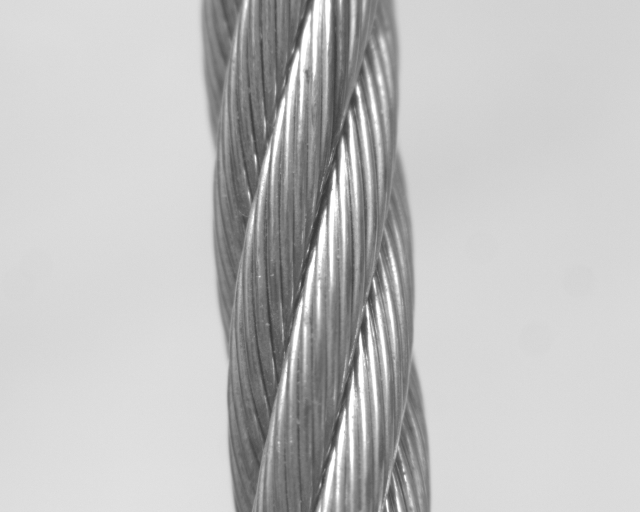
//> input picture lay/img1 (8).bmp, 1280 x 1024 px (shown at 1/2 size)
$ ./main   (built with g++ and OpenCV 4)
//> lines starting //> are read from the running program, lines starting //| are printed output that depends on the picture; after the words box and inside, x2 and y2 are one past the last pixel; in counts of white or black regions, pixels touching at a corner belong together
#include <iostream>
#include <numeric>
#include <string>
#include <chrono>
#include <opencv2/core.hpp>
#include <opencv2/opencv.hpp>
#include <math.h>
#include <opencv2/highgui/highgui.hpp>

#define PI 3.1415926
//弧度转角度
#define r2a(x) ((x)*180/PI)
//角度转弧度
#define a2r(x) ((x)*PI/180)

using namespace cv;
using namespace std;

double getSeconds(chrono::time_point<chrono::system_clock> &start,
                  chrono::time_point<chrono::system_clock> &end) {
  auto duration = chrono::duration_cast<chrono::microseconds>(end - start);
  return double(duration.count()) / 1000000;
}

struct points {
  int left = 0;
  int right = 0;
};

bool polynomial_curve_fit(std::vector<cv::Point>& key_point, int n, cv::Mat& A)
{
  //Number of key points
  int N = key_point.size();
  //构造矩阵X
  cv::Mat X = cv::Mat::zeros(n + 1, n + 1, CV_64FC1);
  for (int i = 0; i < n + 1; i++)
  {
    for (int j = 0; j < n + 1; j++)
    {
      for (int k = 0; k < N; k++)
      {
        X.at<double>(i, j) = X.at<double>(i, j) +
            std::pow(key_point[k].x, i + j);
      }
    }
  }
  //构造矩阵Y
  cv::Mat Y = cv::Mat::zeros(n + 1, 1, CV_64FC1);
  for (int i = 0; i < n + 1; i++)
  {
    for (int k = 0; k < N; k++)
    {
      Y.at<double>(i, 0) = Y.at<double>(i, 0) +
          std::pow(key_point[k].x, i) * key_point[k].y;
    }
  }
  A = cv::Mat::zeros(n + 1, 1, CV_64FC1);
  //求解矩阵A
  cv::solve(X, Y, A, cv::DECOMP_LU);
  return true;
}

vector<int> findPeaks(vector<double> num,int count)
{
  vector<int> sign;
//  mypoints sign2;
  for(int i = 1;i<count;i++)
  {
    /*相邻值做差：
     *小于0，赋-1
     *大于0，赋1
     *等于0，赋0
     */
    double diff = num[i] - num[i-1];
    if(diff>0)
    {
      sign.push_back(1);
    }
    else if(diff<0)
    {
      sign.push_back(-1);
    }
    else
    {
      sign.push_back(0);
    }
  }
  //再对sign相邻位做差
  //保存极大值和极小值的位置
  vector<int> indMax;
  vector<int> indMin;

  for(int j = 1;j<sign.size();j++)
  {
    int diff = sign[j]-sign[j-1];
    if(diff<0)
    {
      indMax.push_back(j);
    }
    else if(diff>0)
    {
      indMin.push_back(j);
    }
  }
// [11 lines of commented-out code are left out]
  return indMax;
}

//int main()
//
//{
//
//  int a[] = {1,2,10,2,4,1,8,10,23,0};
//
//  findPeaks(a,10);
//
//  return 0;
//
//}


int main() {
    std::cout << "start" << std::endl;
    auto start = chrono::system_clock::now(); // 开始时间
    vector<vector<Point>> contours;
    vector<Vec4i> hierarchy;
    vector<vector<Point>> best_contours;
    vector<int> center_y(2);
    struct points pt;
    float rotated;
     std::string image_path = "E:/cvproject2/cv_start/lay/img1 (8).bmp";
//    std::string image_path = "E:/cvproject2/cv_start/09.png";
    //convexHull();
    Point org(10, 90);
    Mat img = imread(image_path,0);
//> img is the input picture: 1024 rows x 1280 cols, CV_8UC1; min 51, max 255, mean 192.2
    transpose(img,img);
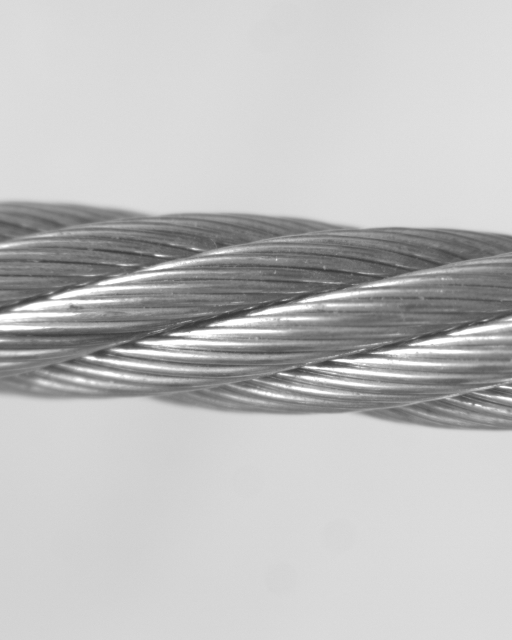
//> img: 1280 rows x 1024 cols, CV_8UC1 (shown at 1/2 size); min 51, max 255, mean 192.2
    flip(img,img, -1);
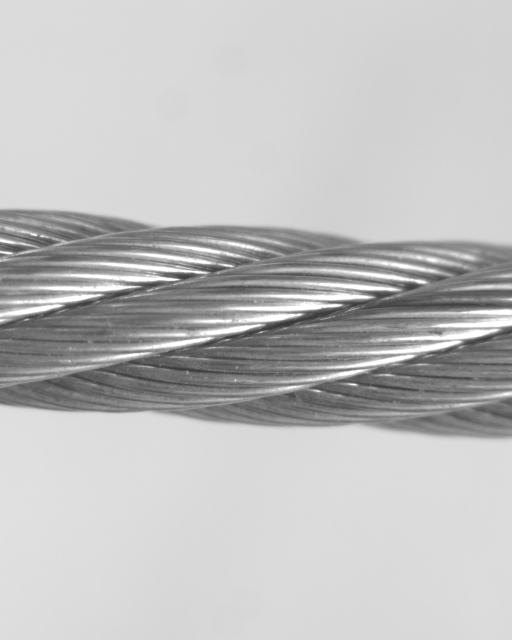
//> img: 1280 rows x 1024 cols, CV_8UC1 (shown at 1/2 size); min 51, max 255, mean 192.2
    Mat drawImg = Mat::zeros(img.size(), CV_8UC3);
    adaptiveThreshold(img,drawImg,255,ADAPTIVE_THRESH_MEAN_C, THRESH_BINARY,21,-2);
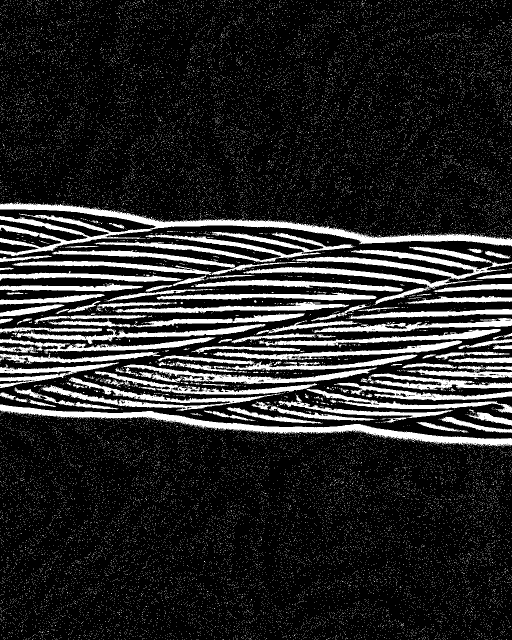
//> drawImg: 1280 rows x 1024 cols, CV_8UC1 (shown at 1/2 size); 16.1% white; 27332 white regions (27207 under 20 px), largest, box (x1, y1, x2, y2) and area: (0, 404, 1024, 512) 18933, (0, 809, 1024, 895) 13072, (592, 493, 1024, 559) 7248
    // [6 lines of commented-out code are left out]
    findContours(drawImg,contours, hierarchy, RETR_EXTERNAL, CHAIN_APPROX_NONE,Point(0, 0));
//> contours = 27332 contours
    // if (contours.size() == 0) {return;}
//    cout << img.size[0] << endl;
//    cout << center_y[0] << endl;
    // 计算直方图
    drawImg.setTo(cv::Scalar(0, 0, 0));
//> drawImg: 1280 rows x 1024 cols, CV_8UC1; 16.05% of pixels changed, all inside (x1, y1, x2, y2) = (0, 0, 1024, 1280)
    Mat srcROI;
    //需要计算的图像的通道，灰度图像为0，BGR图像需要指定B,G,R
    const int channels[] = { 0 };
//    OutputArray hist2 = hist1;
    Mat hist;//定义输出Mat类型
    Mat hist1;//定义输出Mat类型
    int dims = 1;//设置直方图维度
    const int histSize[] = { 256 }; //直方图每一个维度划分的柱条的数目
    //每一个维度取值范围
    float pranges[] = { 0, 255 };//取值区间
    const float* ranges[] = { pranges };
    vector<double> hist_list(4);

    // [13 lines of commented-out code are left out]

    for (int i = 0; i < contours.size()-1; i++) {

      RotatedRect rect = minAreaRect(contours[i]);
      if(rect.size.width>900 || rect.size.height>900){
        cout <<rect.size.width<<"--"<<rect.size.height<<endl;
      }

      if((rect.size.width>1000 || rect.size.height>1000) && (rect.size.width<60 || rect.size.height<60)){
        if(!center_y[0]){
          best_contours.push_back(contours[i]);
          center_y[0] = rect.center.y;
          if(rect.size.width<rect.size.height){
            rotated = 90-rect.angle;
          }else{
            rotated = rect.angle;
          }

        }else if(!center_y[1]){
          if(abs(rect.center.y-center_y[0])>150){
            best_contours.push_back(contours[i]);
            center_y[1] = rect.center.y;
// [7 lines of commented-out code are left out]
          }
        }
      }
    // Scalar color = Scalar(rng.uniform(0,255), rng.uniform(0, 255), rng.uniform(0, 255));
    };
//> this loop made 27331 passes
//> (rect, rotated) on pass 12802: (centre (511.4, 850.7), size (31.3, 1026.1), angle -86.4, 176.4)
//> rect on passes 1 to 6: centre (982, 1279), size (0, 0), angle -90, centre (950, 1279), size (0, 0), angle -90, centre (881, 1279), size (0, 0), angle -90, centre (857, 1279), size (0, 0), angle -90, centre (849, 1279), size (0, 0), angle -90, centre (655, 1279), size (0, 0), angle -90
//| 31.3139--1026.06
//| 1023.33--106.866
//> (output is shown up to pass 14880 of 27331)
    cout<<"contours size: "<<best_contours.size()<<" -- center_y size: "<<center_y.size()<<endl;
//| contours size: 1 -- center_y size: 2
// [18 lines of commented-out code are left out]
    std::vector<cv::Point> points = best_contours[0];
//> points = contour of 2614 points, box (x1, y1, x2, y2) (0, 809, 1024, 895), area 11968
    cv::Mat A;
    polynomial_curve_fit(points, 9, A);
//> in polynomial_curve_fit, `int N = key_point.size();`: N = 2614
//> after the loop in polynomial_curve_fit, `for (int i = 0; i < n + 1; i++)`: Y = [2229589, 1.17e+09, 8.15e+11, 6.32e+14, 5.22e+17, 4.49e+20, 3.97e+23, 3.58e+26, 3.28e+29, 3.04e+32]
//> in polynomial_curve_fit, `cv::solve(X, Y, A, cv::DECOMP_LU);`: A = [818.4, -0.0947, 0.0053, -5.4e-05, 2.49e-07, -6.08e-10, 8.36e-13, -6.46e-16, 2.58e-19, -4.09e-23]
//    std::cout << "A = " << A <<drawImg.size[1]<< std::endl;
    std::vector<cv::Point> points_fitted;
    std::vector<double> cycle_y;
    for (int x = 0; x < drawImg.size[1]; x++)
    {
      double y = A.at<double>(0, 0) + A.at<double>(1, 0) * x +
          A.at<double>(2, 0)*std::pow(x, 2) + A.at<double>(3, 0)*std::pow(x, 3) + A.at<double>(4, 0)*std::pow(x, 4) + A.at<double>(5, 0)*std::pow(x, 5)
          + A.at<double>(6, 0)*std::pow(x, 6) + A.at<double>(7, 0)*std::pow(x, 7) + A.at<double>(8, 0)*std::pow(x, 8) + A.at<double>(9, 0)*std::pow(x, 9);
//      double y_ = A.at<double>(1, 0) +
//      A.at<double>(2, 0)*x + A.at<double>(3, 0)*std::pow(x, 2) + A.at<double>(4, 0)*std::pow(x, 3) + A.at<double>(5, 0)*std::pow(x, 4)
//      + A.at<double>(6, 0)*std::pow(x, 5) + A.at<double>(7, 0)*std::pow(x, 6) + A.at<double>(8, 0)*std::pow(x, 7) + A.at<double>(9, 0)*std::pow(x, 8);
      points_fitted.push_back(cv::Point(x, y));
      cycle_y.push_back(y);
//      if(x)
//      cycle
    }
//> this loop made 1024 passes
//> y on passes 1 to 3: 818.4, 818.3, 818.3
//> after the loop, points_fitted = 1024 Points (x, y), first 12: [0, 818], [1, 818], [2, 818], [3, 818], [4, 818], [5, 818], [6, 818], [7, 818], [8, 817], [9, 817], [10, 817], [11, 817]; cycle_y = 1024 values, max 886.3 at index 1023, min 818 at index 11, mean 852.4
// [11 lines of commented-out code are left out]
    vector<int> result;
    vector<int> ind = findPeaks(cycle_y,1024);
//> the loop in findPeaks, `for(int i = 1;i<count;i++)` made 1023 passes
//> diff on passes 1 to 3: -0.0895, -0.0792, -0.0693
//> after the loop in findPeaks, `for(int i = 1;i<count;i++)`: sign = 1023 values, max 1 at index 11, min -1 at index 0, mean 0.695
//> the loop in findPeaks, `for(int j = 1;j<sign.size();j++)` made 1022 passes
//> diff on passes 1 to 3: 0, 0, 0
//> after the loop in findPeaks, `for(int j = 1;j<sign.size();j++)`: indMin = [11, 217, 653]
//> ind = [155, 570]
    if(ind.size() >3){
      for(int i=1;i<ind.size()-2;i++){
//        cout<<"index:"<<ind[i+1]-ind[i]<<endl;
        result.push_back(ind[i+1]-ind[i]);
      }
    }
    double sumValue = accumulate(std::begin(result), std::end(result), 0.0);
    double meanValue = sumValue / result.size();
    //    String value = "aa";
    string str = "lay:";
    string res = str + to_string(meanValue);
    putText(drawImg,res,org,FONT_HERSHEY_COMPLEX_SMALL, 3,
                            Scalar(1, 1, 255), 5, 8);
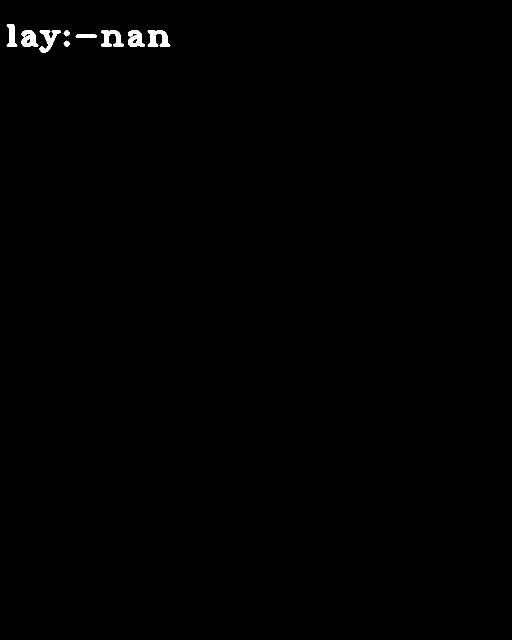
//> drawImg: 1280 rows x 1024 cols, CV_8UC1 (shown at 1/2 size); values 0 (black) and 1 (white), 0.4% white; 9 white regions, largest, box (x1, y1, x2, y2) and area: (202, 60, 248, 94) 900, (295, 60, 341, 94) 900, (79, 60, 122, 106) 823
    auto end = chrono::system_clock::now();
    double time = getSeconds(start,end);
    cout <<"lay length: "<< meanValue/cos(a2r(rotated)) << endl;
//| lay length: -nan
    cout <<"angle: "<< rotated << endl;
//| angle: 176.424
    cout << "time= " << time << "s" << endl;
    cout << "diameter:"<< abs(center_y[1]-center_y[0])* cos(a2r(rotated)) << endl;
//| diameter:-848.345
    cout << "swing:" << abs((center_y[0]+center_y[1])/2-drawImg.size[0]/2) << endl;
//| swing:215
//    imshow("baizhi",drawImg);
//    waitKey(10000);
    return 0;
}

$ run again, with lay/img1 (1).bmp copied over lay/img1 (8).bmp
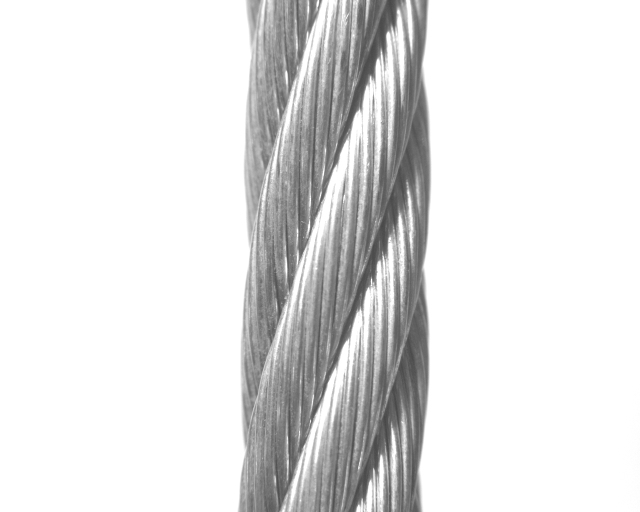
//> input picture lay/img1 (1).bmp, 1280 x 1024 px (shown at 1/2 size)
//> img is the input picture: 1024 rows x 1280 cols, CV_8UC1; min 67, max 255, mean 226.6
//> `adaptiveThreshold(img,drawImg,255,ADAPTIVE_THRESH_MEAN_C, THRESH_BINAR..`:
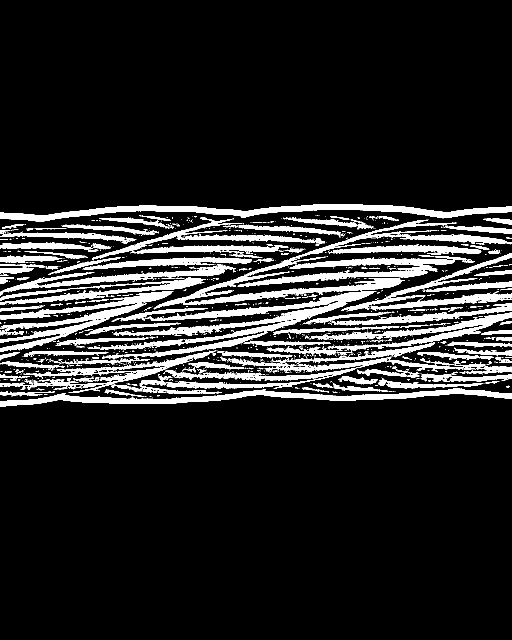
//> drawImg: 1280 rows x 1024 cols, CV_8UC1 (shown at 1/2 size); 12.9% white; 1149 white regions (982 under 20 px)
//> contours = 1146 contours, 1032 with area under 20; largest, box (x1, y1, x2, y2) and area: (177, 582, 753, 718) 12865, (307, 439, 1024, 619) 10656, (0, 408, 1024, 444) 10634, (0, 777, 1024, 814) 9341, (279, 713, 952, 788) 8626
//> the loop `for (int i = 0; i < contours.size()-1; i++)` made 1145 passes
//> (rect, rotated) on pass 24: (centre (511.4, 791.9), size (1023.3, 25.3), angle -1, -0.954)
//> (printed output is left out)
//| contours size: 1 -- center_y size: 2
//> points = contour of 2074 points, box (x1, y1, x2, y2) (0, 777, 1024, 814), area 9341
//> N = 2074
//> after the loop in polynomial_curve_fit, `for (int i = 0; i < n + 1; i++)`: Y = [1647504, 837671118, 5.72e+11, 4.4e+14, 3.62e+17, 3.09e+20, 2.72e+23, 2.45e+26, 2.23e+29, 2.07e+32]
//> in polynomial_curve_fit, `cv::solve(X, Y, A, cv::DECOMP_LU);`: A = [806.6, 0.106, -0.0053, 5.04e-05, -2.07e-07, 4.37e-10, -4.87e-13, 2.64e-16, -4.33e-20, -8.19e-24]
//> the loop `for (int x = 0; x < drawImg.size[1]; x++)` made 1024 passes
//> y on passes 1 to 3: 806.6, 806.7, 806.8
//> after the loop `for (int x = 0; x < drawImg.size[1]; x++)`: points_fitted = 1024 Points (x, y), first 12: [0, 806], [1, 806], [2, 806], [3, 806], [4, 806], [5, 807], [6, 807], [7, 807], [8, 807], [9, 807], [10, 807], [11, 807]; cycle_y = 1024 values, max 807.2 at index 12, min 783 at index 913, mean 794.3
//> the loop in findPeaks, `for(int i = 1;i<count;i++)` made 1023 passes
//> diff on passes 1 to 3: 0.101, 0.0907, 0.0807
//> after the loop in findPeaks, `for(int i = 1;i<count;i++)`: sign = 1023 values, max 1 at index 0, min -1 at index 12, mean -0.105
//> the loop in findPeaks, `for(int j = 1;j<sign.size();j++)` made 1022 passes
//> diff on passes 1 to 3: 0, 0, 0
//> after the loop in findPeaks, `for(int j = 1;j<sign.size();j++)`: indMin = [138, 536, 913]
//> ind = [12, 292, 720, 1021]
//> the loop `for(int i=1;i<ind.size()-2;i++)` made 1 pass
//> sumValue = 428
//> res = "lay:428.000000"
//> `putText(drawImg,res,org,FONT_HERSHEY_COMPLEX_SMALL, 3, Scalar(1, 1, 25..`:
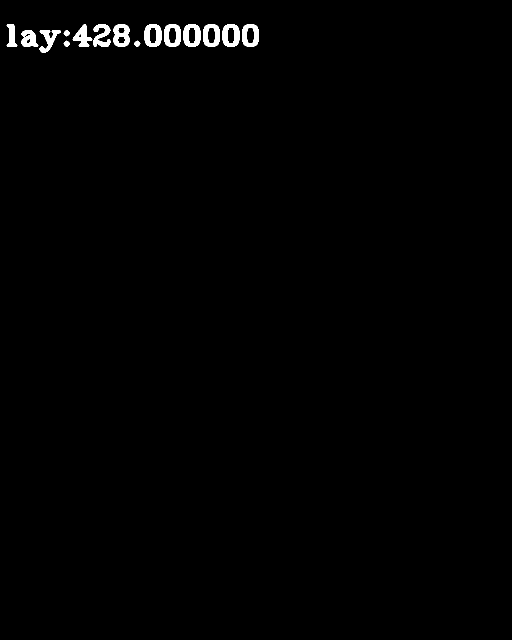
//> drawImg: 1280 rows x 1024 cols, CV_8UC1 (shown at 1/2 size); values 0 (black) and 1 (white), 0.84% white; 15 white regions, largest, box (x1, y1, x2, y2) and area: (226, 48, 260, 94) 1020, (289, 48, 323, 94) 972, (328, 48, 362, 94) 972
//| lay length: 428.059
//| angle: -0.953906
//| diameter:790.89
//| swing:245
